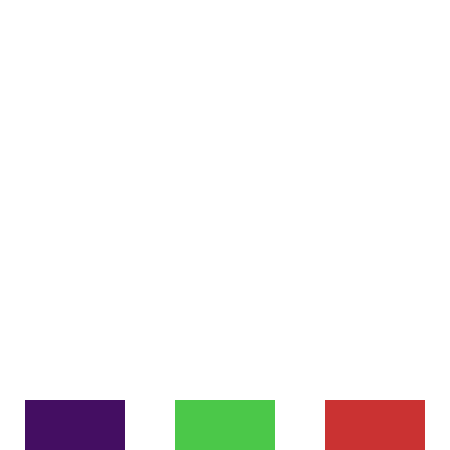
Frame 1 (no input)
Frame 60 (the mouse pressed at the canvas centre just before this capture): identical to frame 1, image omitted
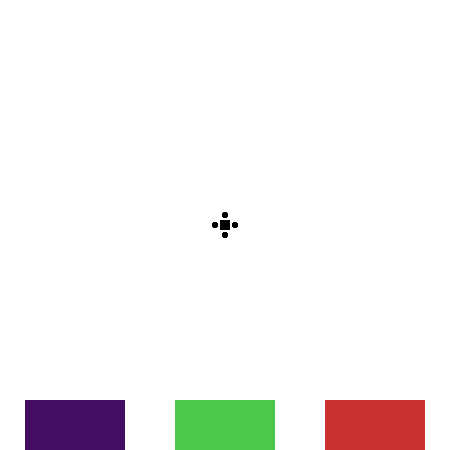
Frame 120 (the mouse held since frame 60 and released just before this capture)

The Processing sketch that drew these frames (run headless with seeded random() and noise(); from frame 60 on, the mouse is pressed at the canvas centre):

// Processing sketch: processing_26355
// ── processing_26355.pde

color fil;
    





void setup(){
  size(450,450);
  smooth();
  
  background(255);
  noStroke();
  fill(68,14,98);
  rect(25,400,100,60);
    fill(75,200,73);
  rect(175,400,100,60);
    fill(202,50,50);
  rect(325,400,100,60);
}
void draw(){
  if (mousePressed ==true){
    fill(fil);
    ellipse(mouseX,mouseY+10,5,5);
        ellipse(mouseX,mouseY-10,5,5);
           ellipse(mouseX+10,mouseY,5,5);
        ellipse(mouseX-10,mouseY,5,5);
   rect(mouseX-5,mouseY-5,10,10);
 

    if(mouseX>25 && mouseX<125 && mouseY>400 && mouseY<460 &&(mousePressed== true))
   {
     fil = color(68,14,98);
   
   }
   if(mouseX>175 && mouseX<275 && mouseY>400 && mouseY<460 &&(mousePressed== true))
   {
     fil = color(75,200,73);
  }
   if(mouseX>325 && mouseX<425 && mouseY>400 && mouseY<460 &&(mousePressed== true))
   {
     fil = color(202,50,50);
}
  }
}

 
  
